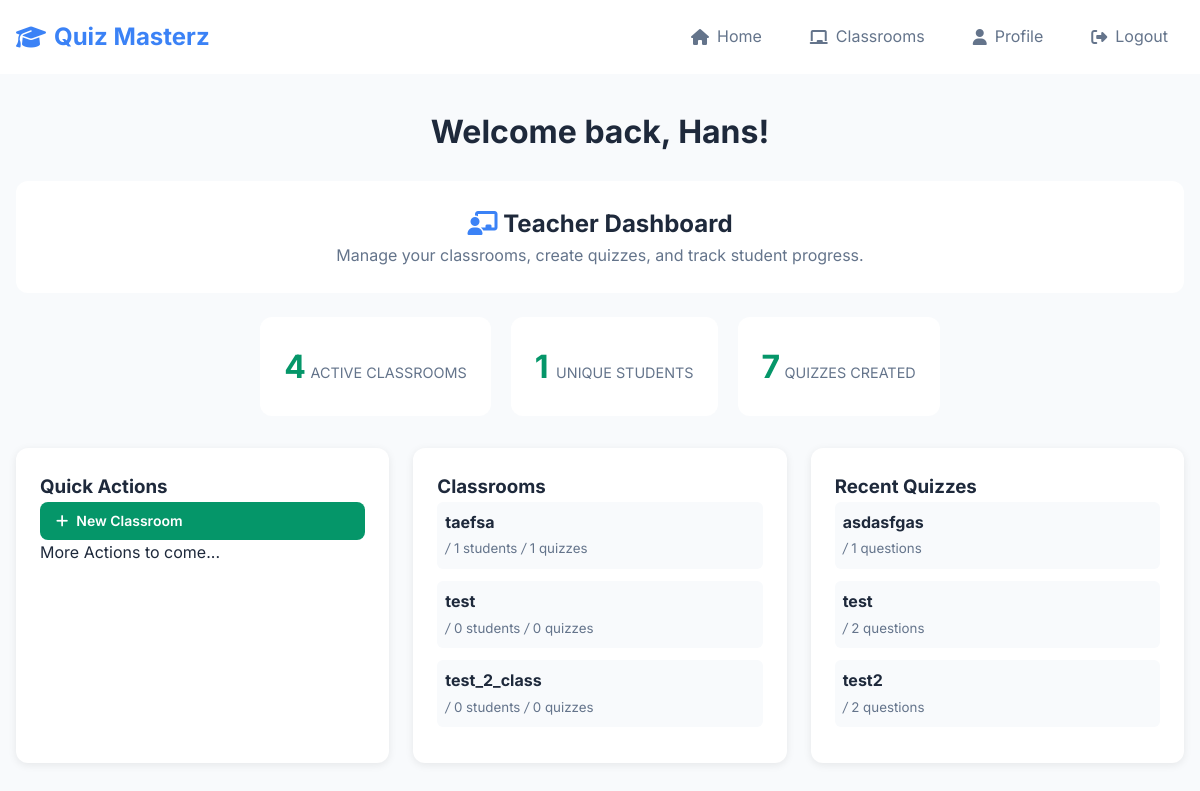
Screenshot of / (signed in) with the database file from the repository.
### website/models.py (models this page shows, shortened)
class User(db.Model, UserMixin):
    id = db.Column(db.Integer, primary_key=True)
    email = db.Column(db.String(150), unique=True)
    password = db.Column(db.String(150))
    first_name = db.Column(db.String(150))
    role = db.Column(db.String(50))
    learning_points = db.Column(db.Integer, default=0)
    classrooms_created = db.relationship('Classroom', foreign_keys='[Classroom.teacher_id]', backref='teacher', lazy=True)
    joined_classrooms = db.relationship('Classroom', secondary=classroom_members,
                                        backref=db.backref('students', lazy='dynamic'),
                                        lazy='dynamic')
    quiz_attempts = db.relationship('StudentQuizAttempt', backref='student', lazy='dynamic')

class Classroom(db.Model):
    id = db.Column(db.Integer, primary_key=True)
    name = db.Column(db.String(100), nullable=False)
    teacher_id = db.Column(db.Integer, db.ForeignKey('user.id'), nullable=False)
    join_code = db.Column(db.String(8), unique=True, nullable=False)
    quizzes = db.relationship('Quiz', secondary=classroom_quizzes,
                              backref=db.backref('classrooms_assigned_to', lazy='dynamic'),
                              lazy='dynamic')
    quiz_attempts = db.relationship('StudentQuizAttempt', backref='classroom', lazy='dynamic')

class Quiz(db.Model):
    id = db.Column(db.Integer, primary_key=True)
    name = db.Column(db.String(150), nullable=False)
    teacher_id = db.Column(db.Integer, db.ForeignKey('user.id'), nullable=False)
    is_published = db.Column(db.Boolean, default=False, nullable=False)
    questions = db.relationship('Question', backref='quiz', lazy='dynamic', cascade="all, delete-orphan")
    teacher = db.relationship('User', backref=db.backref('created_quizzes', lazy='dynamic'))

### website/views.py (the view, shortened to what this page needs)
@views.route('/')
@login_required
def home():
    available_quizzes = []
    return render_template("home.html", user=current_user, available_quizzes=available_quizzes)

### website/__init__.py (called while the page is built)
def create_app():
    app = Flask(__name__)
    app.config['SECRET_KEY'] = 'hjshjhdjah kjshkjdhjs'
    app.config['SQLALCHEMY_DATABASE_URI'] = f'sqlite:///{DB_NAME}'
    db.init_app(app)
    from .views import views
    from .auth import auth
    app.register_blueprint(views, url_prefix='/')
    app.register_blueprint(auth, url_prefix='/')
    with app.app_context():
        db.create_all()
    from .models import User, Classroom, Quiz, Question, Answer, StudentQuizAttempt
    login_manager = LoginManager()
    login_manager.login_view = 'auth.login'
    login_manager.init_app(app)
    @login_manager.user_loader
    def load_user(id):
        return User.query.get(int(id))
    return app

### website/templates/home.html (shortened to what this page needs)
{% extends "base.html" %}
{% block content %}
<div class="container">
    <div class="text-center mb-4">
        <h1>Welcome back, {{ user.first_name }}!</h1>
    </div>
    {% if user.role == 'teacher' %}
        <div class="row mb-4">
            <div class="col-12">
                <div class="card">
                    <div class="card-body text-center">
                        <h2><i class="fas fa-chalkboard-teacher text-primary"></i> Teacher Dashboard</h2>
                        <p class="text-muted mb-0">Manage your classrooms, create quizzes, and track student progress.</p>
                    </div>
                </div>
            </div>
        </div>
        <div class="stats-container">
            <div class="stat-card">
                <span class="stat-number">{{ user.classrooms_created|length }}</span>
                <span class="stat-label">Active Classrooms</span>
            </div>
            <div class="stat-card">
                <span class="stat-number">
                    {% set unique_students = [] %}
                    {% for classroom in user.classrooms_created %}
                        {% for student in classroom.students %}
                            {% if student.id not in unique_students %}
                                {% set _ = unique_students.append(student.id) %}
                            {% endif %}
                        {% endfor %}
                    {% endfor %}
                    {{ unique_students|length }}
                </span>
                <span class="stat-label">Unique Students</span>
            </div>
            <div class="stat-card">
                <span class="stat-number">{{ user.created_quizzes.count() }}</span>
                <span class="stat-label">Quizzes Created</span>
            </div>
        </div>
        <div class="dashboard-grid">
            <div class="dashboard-card">
                <h3> Quick Actions</h3>
                <div class="quick-actions">
                    <a href="{{ url_for('views.create_classroom') }}" class="btn btn-success btn-sm">
                        <i class="fas fa-plus"></i> New Classroom</a>
                </div> More Actions to come...
            </div>
            {% if user.classrooms_created|length > 0 %}
            <div class="dashboard-card">
                <h3> Classrooms</h3>
                {% for classroom in user.classrooms_created[:3] %}
                    <div class="classroom-info-box">
                        <strong>{{ classroom.name }}</strong>
                        <br>
                        <small class="classroom-meta">
                            <i>/</i> {{ classroom.students.count() }} students
                            <i >/</i> {{ classroom.quizzes.count() }} quizzes
                        </small>
                    </div>
                {% endfor %}
            </div>
            {% endif %}
            {% if user.created_quizzes.count() > 0 %}
            <div class="dashboard-card">
                <h3> Recent Quizzes</h3>
                {% for quiz in user.created_quizzes[:3] %}
                    <div class="classroom-info-box">
                        <strong>{{ quiz.name }}</strong>
                        <br>
                        <small class="classroom-meta">
                            <i >/</i> {{ quiz.questions.count() }} questions
                        </small>
                    </div>
                {% endfor %}
            </div>
            {% endif %}
        </div>    {% endif %}
</div>
{% endblock %}

### website/static/css/style.css (style rules this page uses)
:root { --primary: #3b82f6; --secondary: #64748b; --success: #059669; --warning: #f59e0b; --danger: #dc2626; --bg: #f8fafc; --surface: #fff; --text: #1e293b; --text-muted: #64748b; --border: #e2e8f0; --text-secondary: #64748b; --border-color: #e2e8f0; --primary-color: #3b82f6; }
* { margin: 0; padding: 0; box-sizing: border-box; }
body { font-family: Inter, sans-serif; line-height: 1.6; color: var(--text); background: var(--bg); }
.container { max-width: 1200px; margin: 0 auto; padding: 0 1rem; }
.btn { display: inline-flex; align-items: center; gap: 0.5rem; padding: 0.75rem 1.5rem; border: none; border-radius: 8px; font-weight: 600; text-decoration: none; cursor: pointer; transition: all 0.2s; }
.btn-success { background: var(--success); color: white; }
.btn-sm { padding: 0.5rem 1rem; font-size: 0.875rem; }
.card { background: var(--surface); border-radius: 12px; overflow: hidden; }
.card-body { padding: 1.5rem; }
.text-primary { color: var(--primary); }
.text-muted { color: var(--text-muted); }
.text-center { text-align: center; }
.mb-4 { margin-bottom: 1.5rem; }
.mb-0 { margin-bottom: 0; }
.row { display: flex; flex-wrap: wrap; margin: 0 -0.5rem; }
.col-12 { flex: 0 0 100%; padding: 0 0.5rem; }
.stat-card { background: white; padding: 1.5rem; border-radius: 12px; text-align: center; }
.dashboard-grid { display: grid; grid-template-columns: repeat(auto-fit, minmax(300px, 1fr)); gap: 1.5rem; margin-top: 2rem; }
.dashboard-card { background: white; padding: 1.5rem; border-radius: 12px; box-shadow: 0 2px 8px rgba(0,0,0,0.08); }
.quick-actions { display: flex; flex-direction: column; gap: 0.75rem; }
.classroom-info-box { margin-bottom: 0.75rem; padding: 0.5rem; background: var(--bg); border-radius: 6px; }
.classroom-meta { color: var(--text-muted); }
.stats-container { display: flex; justify-content: center; gap: 20px; margin: 1.5rem 0; flex-wrap: wrap; }
.stat-number { font-size: 2rem; font-weight: 700; color: var(--success); margin: 0; }
.stat-label { font-size: 0.9rem; color: var(--text-muted); margin: 0.5rem 0 0 0; text-transform: uppercase; }

### rows the page displays
User: first_name "Hans"
Classroom: name "taefsa", students.count "1", quizzes.count "1"
Classroom: name "test", students.count "0", quizzes.count "0"
Classroom: name "test_2_class", students.count "0", quizzes.count "0"
Quiz: name "asdasfgas", questions.count "1"
Quiz: name "test", questions.count "2"
Quiz: name "test2", questions.count "2"

### other values shown
{{ user.classrooms_created|length }} "4"
{{ unique_students|length }} "1"
{{ user.created_quizzes.count() }} "7"
